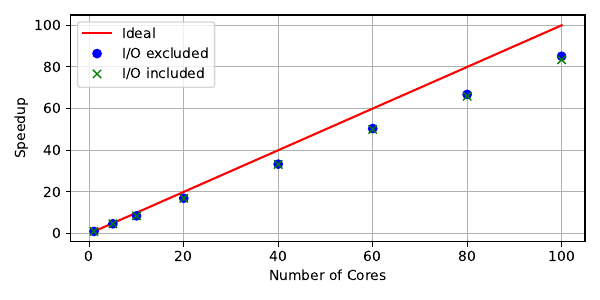

Write Python code to recreate this figure.
#!/usr/bin/env python3

import numpy as np
from matplotlib import pyplot as plt

def S(seconds):
  return seconds[0] / seconds

def E(seconds, n_cores):
  return S(seconds) / n_cores

if __name__ == '__main__':
  n_cores = np.array([1, 5, 10, 20, 40, 60, 80, 100])
  t100 = np.array([10027.937097, 2134.801669, 1181.787222, 591.963572, 332.974458, 199.999516, 151.947092, 120.239909])
  t399 = np.array([40132.669523, 8590.233856, 4731.575222, 2371.165143, 1236.412180, 797.041915, 602.523519, 473.891921])
  t400 = np.array([40250.367621, 8615.493931, 4745.595286, 2378.351232, 1244.408449, 804.667996, 610.336384, 482.537011])

  plt.figure(figsize=(6,3))
  plt.grid()
  plt.xlabel('Number of Cores')
  plt.ylabel('Speedup')
  plt.plot(n_cores, n_cores, 'r-', label='Ideal')
  plt.plot(n_cores, S(t399 - t100), 'bo', label='I/O excluded')
  plt.plot(n_cores, S(t400 - t100), 'gx', label='I/O included')
  plt.legend()
  plt.tight_layout()
  # plt.show()
  plt.savefig('./speedup.pdf')

  plt.figure(figsize=(6,3))
  plt.grid()
  plt.xlabel('Number of Cores')
  plt.ylabel('Efficiency (%)')
  plt.ylim(80, 100)
  plt.plot(n_cores, E(t399 - t100, n_cores) * 100, 'bo-', label='I/O excluded')
  plt.plot(n_cores, E(t400 - t100, n_cores) * 100, 'gx-', label='I/O included')
  plt.legend()
  plt.tight_layout()
  # plt.show()
  plt.savefig('./efficiency.pdf')
